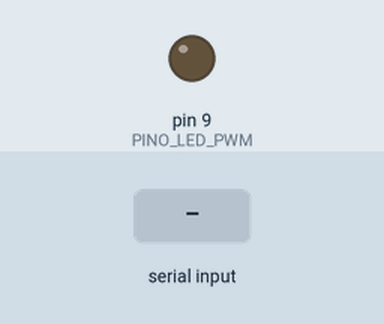
The sketch below on a simulated Arduino Uno, built with avr-gcc and run on an emulated ATmega328P. Shown: output pins drawn as LEDs (lit = HIGH). The inputs (shaded band) are chosen by the test bench.

Above: at 1.2 s.
1.3 s: "90,45\n" received over the second serial link
At 1.8 s:
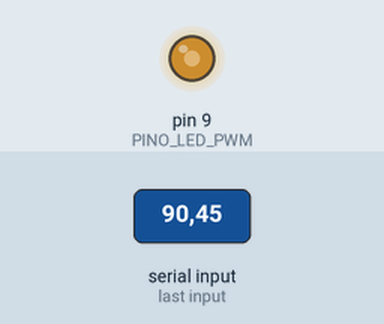
2.8 s: "30,150\n" received over the second serial link
At 4.0 s:
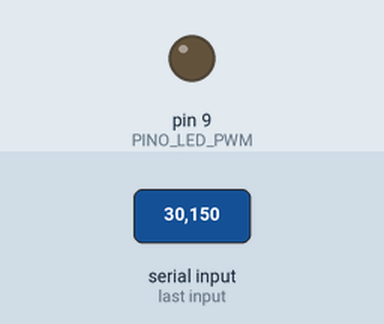
4.4 s: "90\n" received over the second serial link
At 5.6 s:
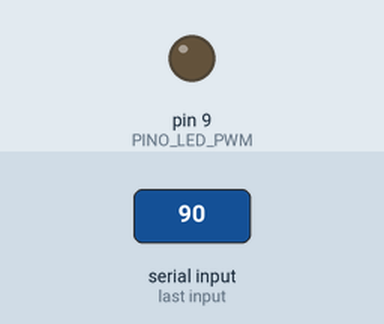
5.9 s: "5\n" received over the second serial link
At 6.8 s:
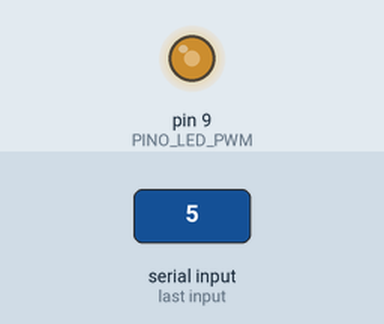
Timing chart, 0 to 8.4 s (numbered marks = the images above; inputs shaded):
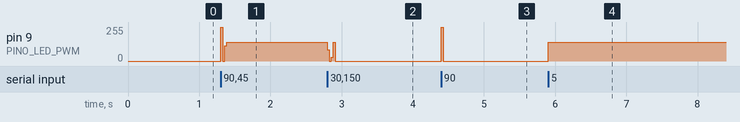

The sketch:

p04_dimmer_bluetooth.ino
```cpp
/*
 * Projeto 04: Dimmer de LED com Controle de Brilho
 * Comandos: caracteres de '0' (0%) a '9' (100% de brilho)
 */
#include <SoftwareSerial.h>

const byte PINO_BT_RX = 2;
const byte PINO_BT_TX = 3;
const byte PINO_LED_PWM = 9; // Pino com PWM (~)

SoftwareSerial bluetooth(PINO_BT_RX, PINO_BT_TX);

void setup() {
  pinMode(PINO_LED_PWM, OUTPUT);
  analogWrite(PINO_LED_PWM, 0);

  Serial.begin(9600);
  bluetooth.begin(9600);
  bluetooth.println(F("Dimmer pronto: envie de 0 (desligado) a 9 (máximo)"));
}

void loop() {
  if (bluetooth.available()) {
    char c = bluetooth.read();
    if (c >= '0' && c <= '9') {
      int nivel = c - '0'; // Converte char para 0..9
      int pwm = map(nivel, 0, 9, 0, 255);
      analogWrite(PINO_LED_PWM, pwm);

      bluetooth.print(F("Brilho ajustado para: "));
      bluetooth.print(nivel * 11); // aproximadamente 0 a 100%
      bluetooth.println(F("%"));
    }
  }
}
```

Measured:
- after the input at 1.3 s, pin 9 (PINO_LED_PWM): 0/255 → 141/255 at once
- after the input at 2.8 s, pin 9 (PINO_LED_PWM): 141/255 → 0/255 at once
- after the input at 4.4 s, pin 9 (PINO_LED_PWM): 0/255 → 255/255 at once, → 0/255 0.03 s later
- after the input at 5.9 s, pin 9 (PINO_LED_PWM): 0/255 → 141/255 at once
